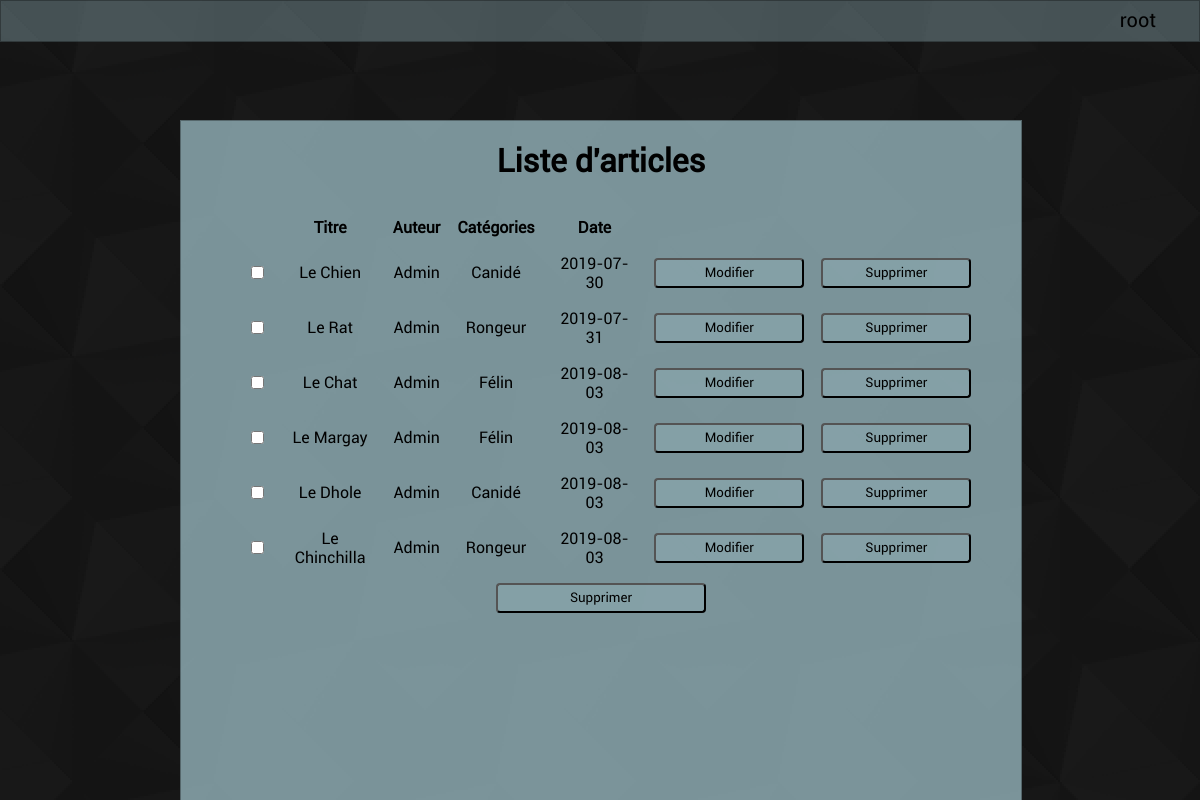
The app's page /up.php (signed in) with its own data.
### tables this page shows
CREATE TABLE IF NOT EXISTS `articles` (
  `ID` int(11) NOT NULL AUTO_INCREMENT,
  `Type` varchar(255) NOT NULL,
  `Couv` varchar(255) DEFAULT NULL,
  `Catégories` varchar(255) NOT NULL,
  `Date` date NOT NULL,
  `Auteur` varchar(255) NOT NULL,
  `Titre` varchar(255) NOT NULL,
  `Texte` text NOT NULL,
  `etat` varchar(255) NOT NULL,
  PRIMARY KEY (`ID`)
);

### up.php (the view, shortened to what this page needs)
<?php
$servername = "localhost";
$username = "root";
$password = "";
$dbname = "cms";
try {
    $conn = new PDO("mysql:host=$servername;dbname=$dbname", $username, $password,array(PDO::MYSQL_ATTR_INIT_COMMAND => "SET NAMES utf8"));
    $conn->setAttribute(PDO::ATTR_ERRMODE, PDO::ERRMODE_EXCEPTION);
    $stmt = $conn->prepare("SELECT ID, Catégories, Date, Auteur, Titre FROM articles ");
    $stmt->execute();
    }catch(PDOException $e)
    {
    echo $sql . "<br>" . $e->getMessage();
		}
?>
<!DOCTYPE html>
<html lang="en">
<head>
    <link rel="stylesheet" href="style.css">
    </head>
<body>
    <header>
        <div class="cont" style="padding: 7px; margin-right: 3%; font-size: 20px"><?php echo $_SESSION['login'];?></div>
    </header>
    <div class="tab">
        <h1>Liste d'articles</h1>
			<table id="tab">
			<tr><th> </th><th>Titre</th><th>Auteur</th><th>Catégories</th><th>Date</th><th></th><th></th></tr>
 <?php while ($resultat = $stmt->fetch()) {
    echo"<tr><td><input form=\"sup\" type=\"checkbox\" name=\"check[]\" value=\"".$resultat["ID"]."\"></td><td>" .$resultat['Titre']."   </td><td>" .$resultat['Auteur']."   </td><td>" .$resultat['Catégories']."   </td><td> ".$resultat['Date']."</td><td> <form action=\"modif.php\" method=\"POST\"><button type=\"submit\" name=\"modif\"value=\"".$resultat["ID"]."\">Modifier</button></form></td><td> <form id=\"for\" action=\"sup.php\" method=\"POST\"><button type=\"submit\" name=\"sup\"value=\"".$resultat["ID"]."\">Supprimer</button></form></td></tr>";
		 }?>
		</table>
		<form id="sup" action="supm.php" method="post"><button type="submit" class="btn btn-primary btn-block btn-large bt" style="width: 25%">Supprimer</button><br></form>
    </div>
</body>
</html>

### style.css (style rules this page uses)
header { font-family:robot; background: #94b3bb62; height: 40px; border: 1px solid rgba(0,0,0,0.3); }
.cont { padding: 5px; float:right; }
input { font-family:robot; background: rgba(0,0,0,0.3); border-radius: 4px; height: 25px; }
button { font-family:robot; border-radius: 4px; background: #94b3bb62; height: 30px; width: 150px }
html { height: 100%; }
body { height: 100%; font-family:robot; padding:0px; margin:0px; overflow-y:scroll; background: url(diagmonds_@2X.png); }
.tab { width: 70%; height: 85%; position: absolute; top:15%; left:15%; background: #94b3bbcc; border: 1px solid rgba(0,0,0,0.3); text-align: center; margin-bottom: 3%; }
table { margin-left: 6%; width: 90%; text-align: center; border-spacing: 15px; }

### records on screen
articles: Titre "Le Chien", Auteur "Admin", Catégories "Canidé", Date "2019-07-30", $resultat["ID"] 11 (drawn)
articles: Titre "Le Rat", Auteur "Admin", Catégories "Rongeur", Date "2019-07-31", $resultat["ID"] 12 (drawn)
articles: Titre "Le Chat", Auteur "Admin", Catégories "Félin", Date "2019-08-03", $resultat["ID"] 13 (drawn)
articles: Titre "Le Margay", Auteur "Admin", Catégories "Félin", Date "2019-08-03", $resultat["ID"] 14 (drawn)
articles: Titre "Le Dhole", Auteur "Admin", Catégories "Canidé", Date "2019-08-03", $resultat["ID"] 15 (drawn)
articles: Titre "Le Chinchilla", Auteur "Admin", Catégories "Rongeur", Date "2019-08-03", $resultat["ID"] 16 (drawn)

### other values on screen
$_SESSION['login'] "root"
